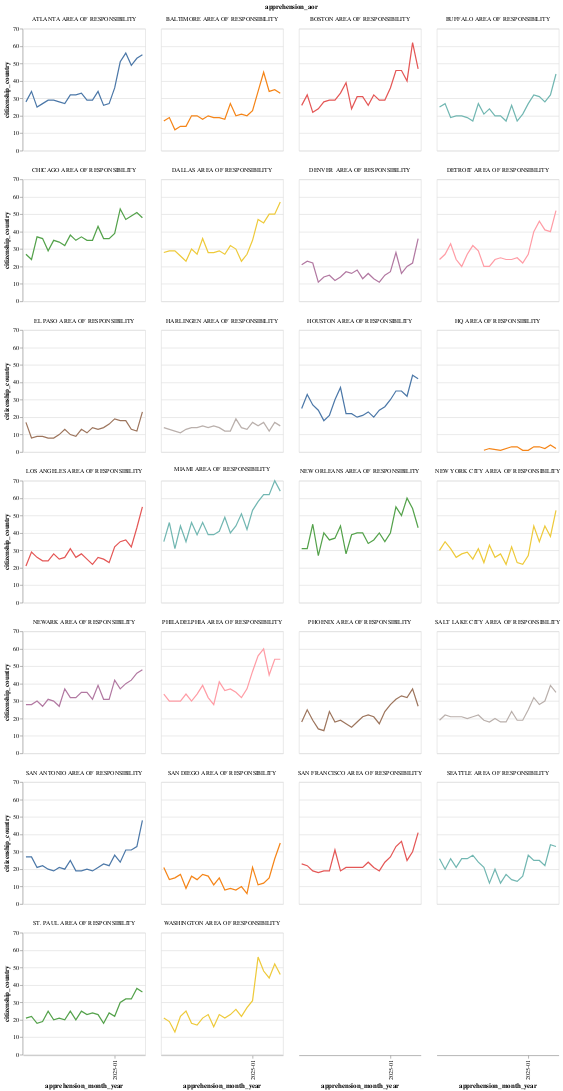

Notebook code cell kept with this figure:
### Code cell
alt.Chart(num_countries_over_time).mark_line().encode(
    x=alt.X('apprehension_month_year:O', axis=alt.Axis( grid = False, values=['2025-01'])),
    y='citizenship_country',
    color=alt.Color('apprehension_aor', legend=None),
    tooltip=['apprehension_aor']).properties(width=200,height=200).facet(
                    facet='apprehension_aor',
                    columns=4)

### Figure 1 — Vega-Lite specification as saved in the notebook (floating-point values rounded to 4 significant figures; data arrays with more than 128 entries replaced by an {"elided": "..."} marker saying what was removed)
{"config": {"view": {"continuousWidth": 300, "continuousHeight": 300}}, "data": {"name": "data-3c9a033952b83f85650a99acf0f5349f"}, "facet": {"field": "apprehension_aor", "type": "nominal"}, "spec": {"mark": {"type": "line"}, "encoding": {"color": {"field": "apprehension_aor", "legend": null, "type": "nominal"}, "tooltip": [{"field": "apprehension_aor", "type": "nominal"}], "x": {"axis": {"grid": false, "values": ["2025-01"]}, "field": "apprehension_month_year", "type": "ordinal"}, "y": {"field": "citizenship_country", "type": "quantitative"}}, "height": 200, "width": 200}, "columns": 4, "$schema": "https://vega.github.io/schema/vega-lite/v5.20.1.json", "datasets": {"data-3c9a033952b83f85650a99acf0f5349f": {"elided": "562 records"}}}
